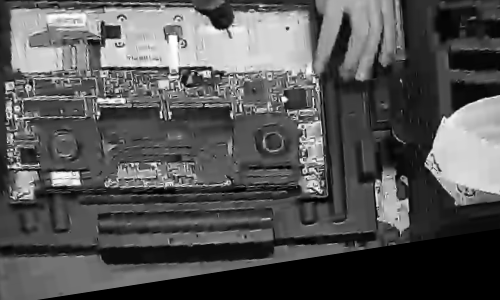
#> input picture new_m.png, 500 x 300 px
$ python find_zhuban.py
#> lines starting #> are read from the running program, lines starting #| are printed output that depends on the picture
# 516030910172 叶健龙
import cv2
import numpy as np
from matplotlib import pyplot as plt

# SURF SIFT在图片里检测特征

fame = cv2.imread('new_m.png',cv2.IMREAD_GRAYSCALE)
#> fame is the input picture: shape (300, 500); min 0, max 255, mean 85
fw = fame[:205, :330]
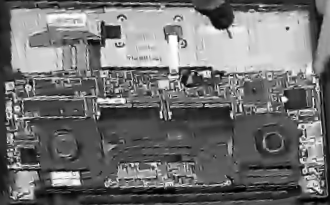
#> fw: shape (205, 330); min 0, max 255, mean 113.4
#fw =cv2.equalizeHist(fw)

num = "6"        # 在这里改录入图片
sam = cv2.imread(num+'.png', cv2.IMREAD_GRAYSCALE)
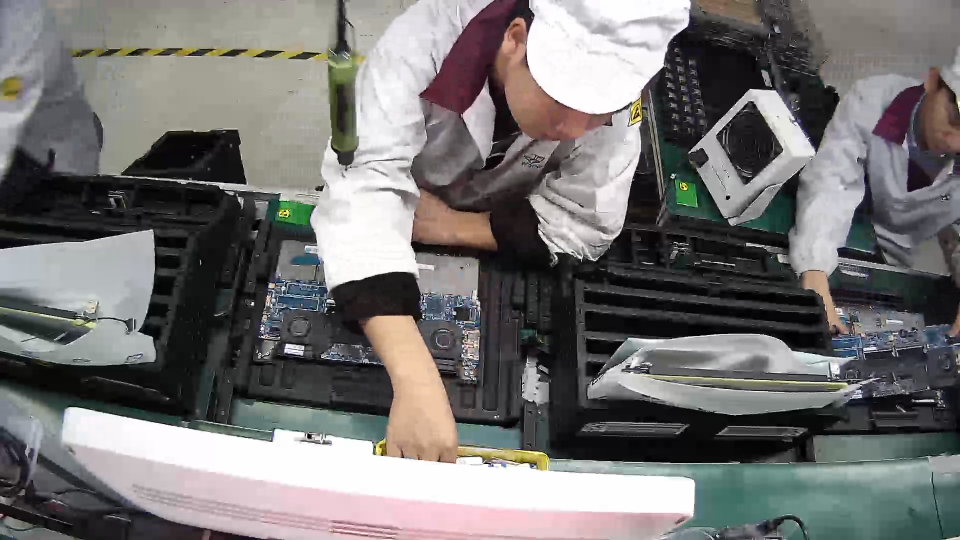
#> input picture 6.png, 1920 x 1080 px (shown at 1/2 size)
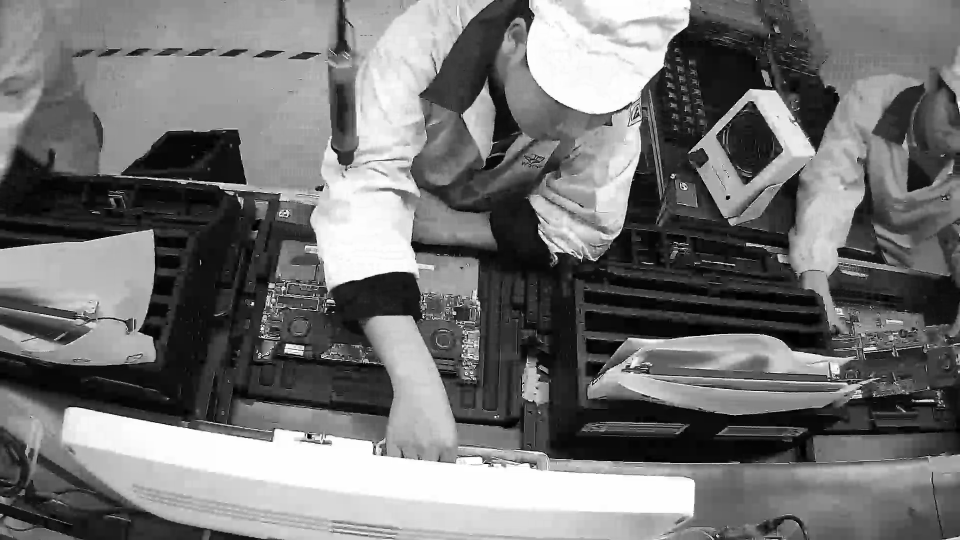
#> sam: shape (1080, 1920) (shown at 1/2 size); min 0, max 255, mean 115
sam0 = cv2.imread(num+'.png')
#> sam0 is the input picture: shape (1080, 1920, 3); mean B, G, R 114.2, 115, 116.9
sp= cv2.resize(sam, None, fx=0.75, fy=0.75)
sp0= cv2.resize(sam0, None, fx=0.75, fy=0.75)
sp = sp[300:620, 350:1080]
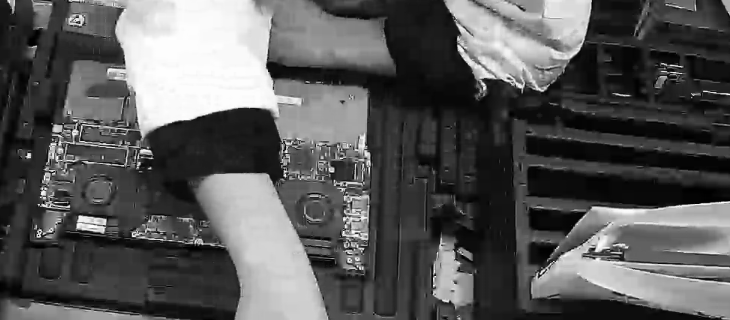
#> sp: shape (320, 730); min 0, max 254, mean 88.3

sift = cv2.xfeatures2d.SIFT_create()
#> (the run stopped early here; a loop or call above may not have finished)
